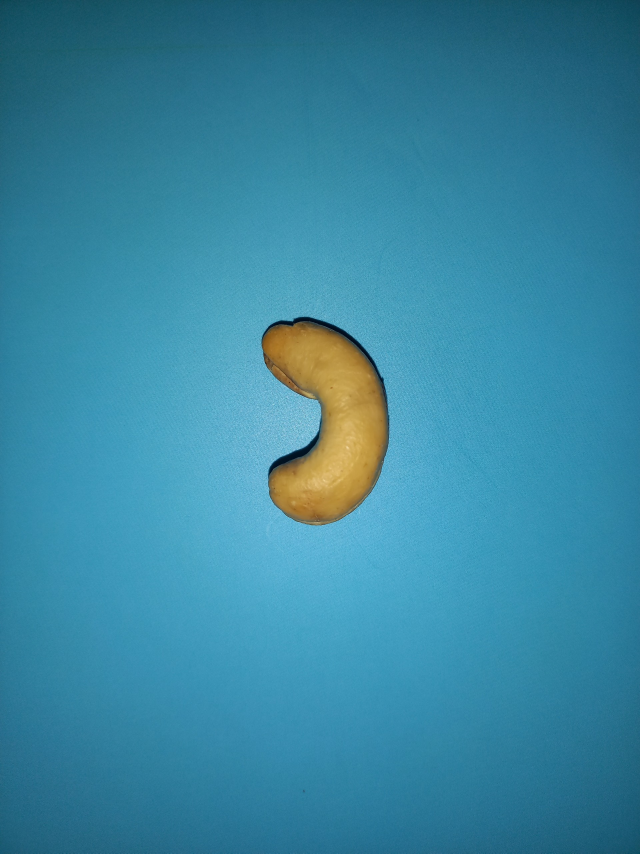
#> input picture computer_vision_cashew/data/nut/001_nut.jpg, 1920 x 2560 px, found by its file name (shown at 1/3 size)
$ jupyter execute --allow-errors 'Getting Started.ipynb'
#> lines starting #> are read from the running program, lines starting #| are printed output that depends on the picture; after the words box and inside, x2 and y2 are one past the last pixel; in counts of white or black regions, pixels touching at a corner belong together
[cell 1]
import matplotlib.pyplot as plt

from skimage.feature import hog
from skimage import data, exposure

[cell 2]
import matplotlib.pyplot as plt
from skimage import io, color, feature

# Đọc ảnh màu
img = io.imread("C:\\Users\\ThuyLe\\Desktop\\computer_vision_cashew\\data\\Nuts\\001_nut.jpg")
#> img is the input picture: shape (2560, 1920, 3); mean R, G, B 56.6, 134.9, 161.4

# Chuyển đổi ảnh màu sang ảnh xám
gray_img = color.rgb2gray(img)

# Trích xuất đặc trưng HOG
H = feature.hog(gray_img, orientations=9, pixels_per_cell=(8, 8),
                cells_per_block=(2, 2), transform_sqrt=True, block_norm="L2")

# Hiển thị ảnh gốc
plt.figure(figsize=(12, 6))
plt.subplot(121)
plt.imshow(img)
plt.title('Input image')
plt.axis('off')

# Hiển thị ma trận đặc trưng HOG dưới dạng ảnh grayscale
plt.subplot(122)
plt.imshow(H.reshape((gray_img.shape[0] // 8 - 1, gray_img.shape[1] // 8 - 1, 36))[..., 0],
           cmap='gray')
plt.title('HOG Feature Matrix')
plt.axis('off')

plt.tight_layout()
plt.show()
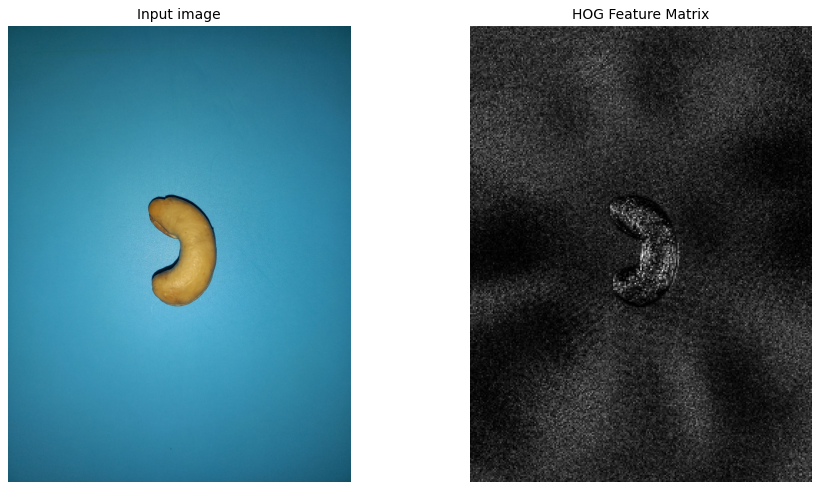
#> figure drawn by matplotlib, 2 panels

[cell 3]
import os
from skimage.feature import hog
from skimage import io, color
from sklearn import svm
from sklearn.model_selection import train_test_split

# Đường dẫn đến thư mục chứa thư mục con
parent_folder = 'C:\\Users\ThuyLe\\Desktop\\computer_vision_cashew\\data'

# Danh sách thư mục con (nut và shell)
sub_folders = ['nut', 'shell']

# Lưu trữ đặc trưng HOG và nhãn
hog_features = []
labels = []

# Duyệt qua các thư mục con
#> (the rest of this cell did not finish here and is left out)

#> (a cell that did not finish here is left out)

[cell 5]
# Huấn luyện mô hình SVM
model = svm.SVC()
#> (the rest of this cell did not finish here and is left out)

[cell 6]
import cv2
from skimage.feature import hog
from skimage import io, color
from sklearn import svm
from sklearn.model_selection import train_test_split
# Đường dẫn đến hình ảnh cần phân loại
test_image_path = 'C:\\Users\\ThuyLe\\Desktop\\computer_vision_cashew\\data\\test3.jpg'

# Đọc ảnh và tiền xử lý
test_image = cv2.imread(test_image_path)
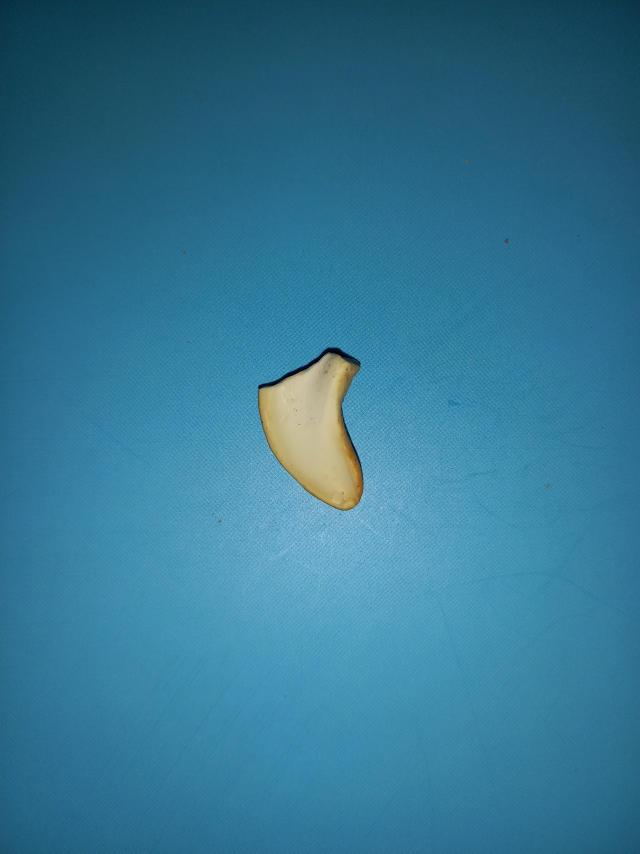
#> input picture computer_vision_cashew/data/TEST_FOLDER/test3.jpg, 1920 x 2560 px, found by its file name (shown at 1/3 size)
#> test_image is the input picture: shape (2560, 1920, 3); mean B, G, R 148.7, 119.1, 51.9
gray_test_image = cv2.cvtColor(test_image, cv2.COLOR_BGR2GRAY)
test_img_gauss = cv2.GaussianBlur(gray_test_image, (3, 3), 0)
_, test_img_binary = cv2.threshold(test_img_gauss, 150, 255, cv2.THRESH_BINARY)
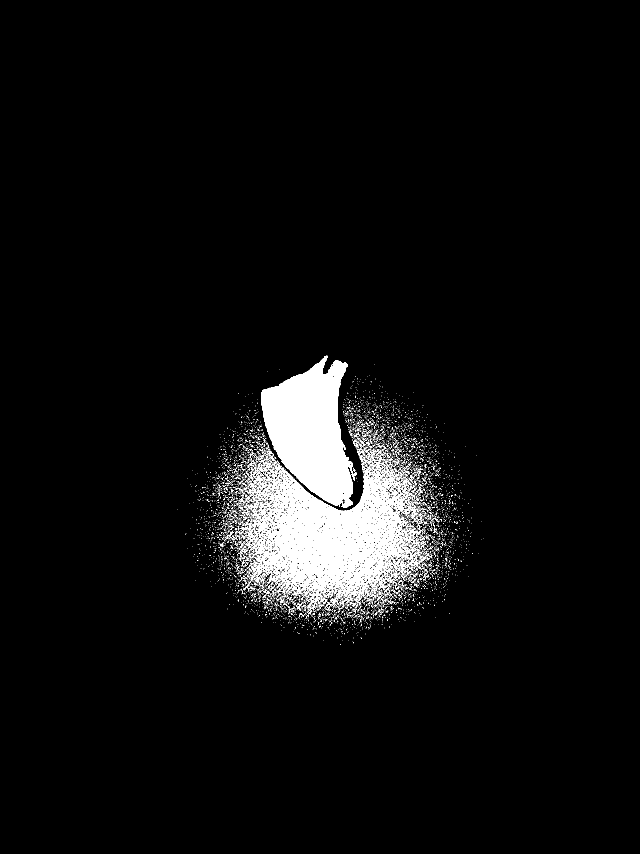
#> test_img_binary: shape (2560, 1920) (shown at 1/3 size); 3.9% white; 10052 white regions (9631 under 20 px), largest, box (x1, y1, x2, y2) and area: (784, 1067, 1059, 1524) 76618, (781, 1416, 1211, 1789) 60985, (796, 1469, 848, 1525) 776
#> `_, img_binary = cv2.threshold(img_gauss, 150, 255, cv2.THRESH_BINARY)`:
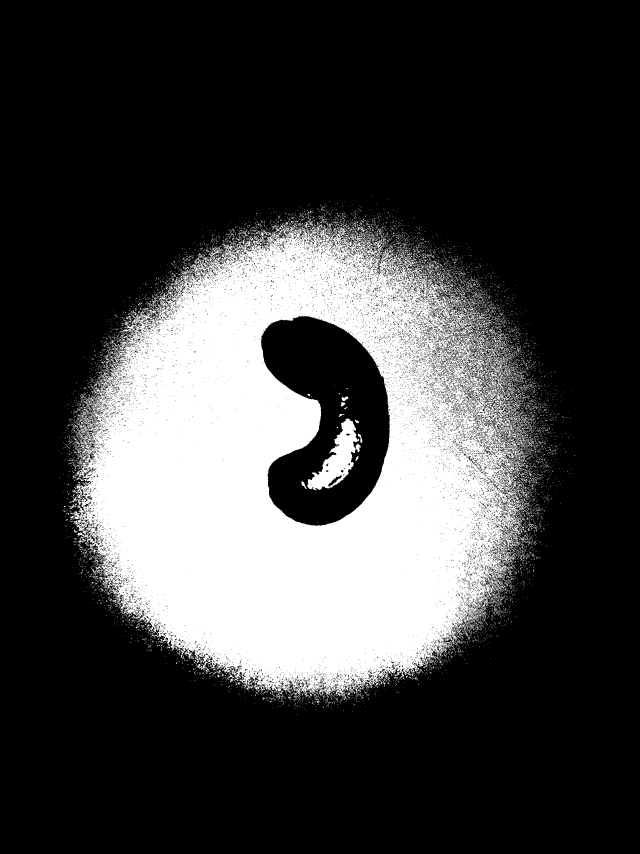
#> img_binary: shape (2560, 1920) (shown at 1/3 size); 25.2% white; 9930 white regions (9490 under 20 px), largest, box (x1, y1, x2, y2) and area: (210, 670, 1583, 2097) 1173529, (922, 1256, 1077, 1471) 13301, (1531, 1293, 1574, 1318) 317

# Trích xuất đặc trưng HOG cho ảnh test
test_hog_feature = hog(test_img_binary, orientations=9, pixels_per_cell=(8, 8),
                       cells_per_block=(2, 2), transform_sqrt=True, block_norm="L2")

# Sử dụng mô hình để dự đoán
#> (the rest of this cell did not finish here and is left out)

[cell 7]
import os
from skimage.feature import hog
from skimage import io, color
from sklearn import svm
from sklearn.model_selection import train_test_split
import cv2

# Đường dẫn đến thư mục chứa thư mục con
parent_folder = 'C:\\Users\\ThuyLe\\Desktop\\computer_vision_cashew\\data'

# Danh sách thư mục con (nut và shell)
sub_folders = ['nut', 'shell']

# Lưu trữ đặc trưng HOG và nhãn
hog_features = []
labels = []

# Duyệt qua các thư mục con
#> (the rest of this cell did not finish here and is left out)

[cell 8]
import os
from skimage.feature import hog
from skimage import io, color
from sklearn import svm
import cv2
import matplotlib.pyplot as plt

# Đường dẫn đến thư mục chứa thư mục con
parent_folder = 'C:\\Users\\ThuyLe\\Desktop\\computer_vision_cashew\\data'

# Danh sách thư mục con (nut và shell)
sub_folders = ['nut', 'shell']

# Lưu trữ đặc trưng HOG và nhãn
hog_features = []
labels = []

# Duyệt qua các thư mục con
#> (the rest of this cell did not finish here and is left out)

[cell 9]
# Đường dẫn đến ảnh bạn muốn dự đoán
test_image_path = 'C:\\Users\\ThuyLe\\Desktop\\computer_vision_cashew\\data\\test2.jpg'

# Đọc ảnh và tiền xử lý
test_image = cv2.imread(test_image_path)
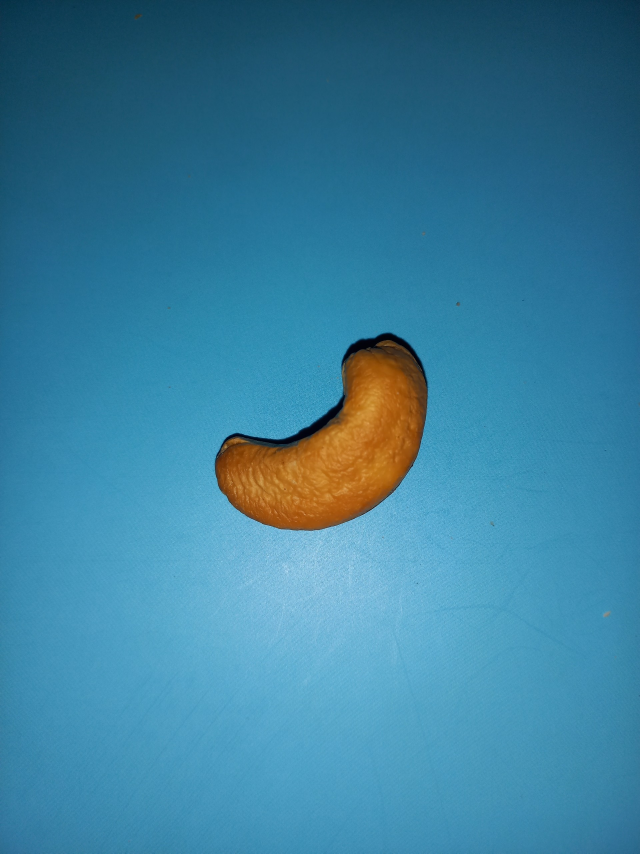
#> input picture computer_vision_cashew/data/TEST_FOLDER/test2.jpg, 1920 x 2560 px, found by its file name (shown at 1/3 size)
#> test_image is the input picture: shape (2560, 1920, 3); mean B, G, R 157.6, 127.9, 58.9
gray_test_image = cv2.cvtColor(test_image, cv2.COLOR_BGR2GRAY)
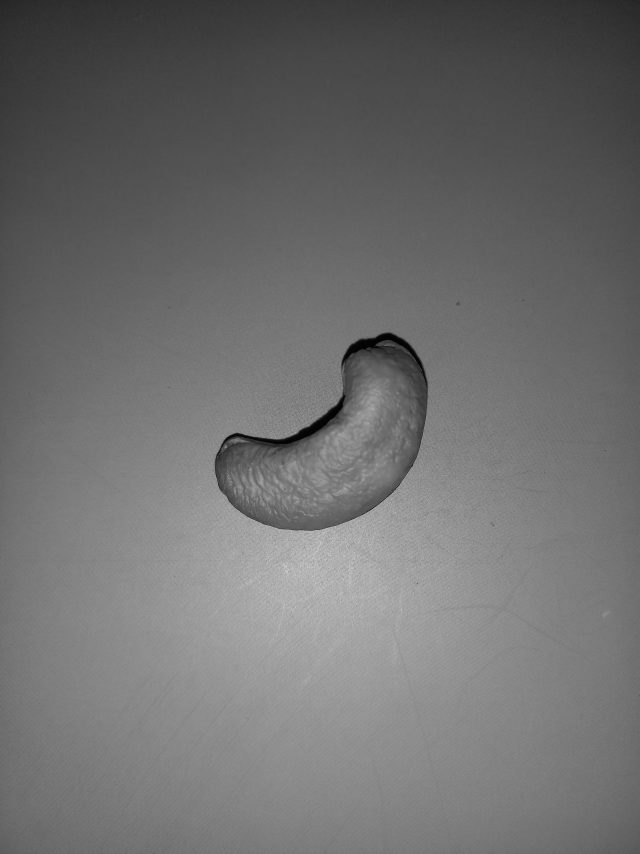
#> gray_test_image: shape (2560, 1920) (shown at 1/3 size); min 0, max 240, mean 110.6
test_img_gauss = cv2.GaussianBlur(gray_test_image, (3, 3), 0)
_, test_img_binary = cv2.threshold(test_img_gauss, 150, 255, cv2.THRESH_BINARY)
#> test_img_binary: shape (2560, 1920); 8.7% white; 5696 white regions (5381 under 20 px), largest, box (x1, y1, x2, y2) and area: (479, 1465, 1393, 2171) 392974, (1099, 1212, 1124, 1235) 307, (483, 1745, 528, 1769) 302
#> `gray_image = cv2.cvtColor(img, cv2.COLOR_BGR2GRAY)`:
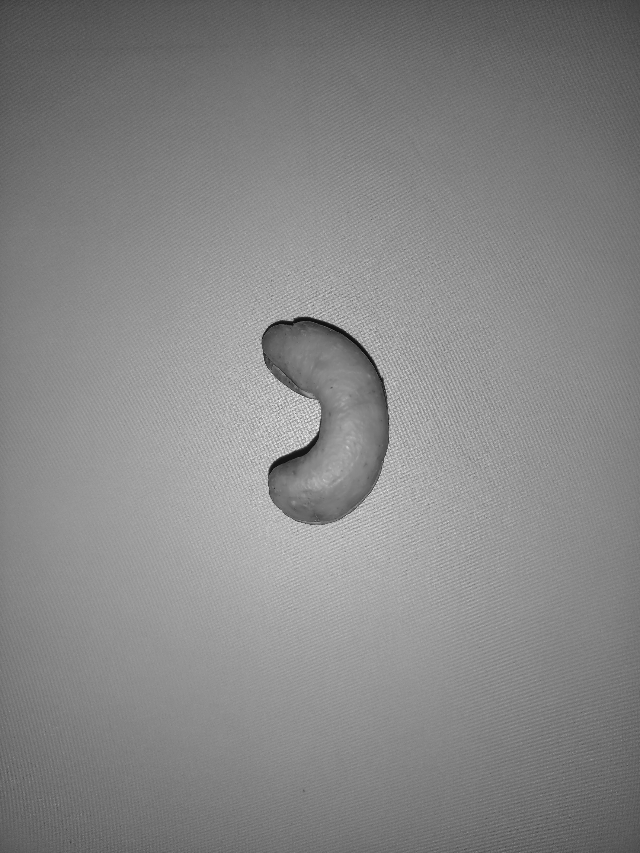
#> gray_image: shape (853, 640); min 8, max 243, mean 133.8
#> `edges = cv2.Canny(gray_image, 400, 450)`: edges: shape (853, 640); 0.11% white in thin lines or dots, all inside (x1, y1, x2, y2) = (261, 316, 390, 526)
#> `contours, _ = cv2.findContours(edges, cv2.RETR_EXTERNAL, cv2.CHAIN_APP..`: contours = 30 contours, 28 with area under 20; largest, box (x1, y1, x2, y2) and area: (261, 316, 389, 410) 50, (267, 414, 322, 477) 24
#> the loop `for cnt in contours:` made 30 passes
#> after the loop `for cnt in contours:`: max_area = 49.5
#> `max_x, max_y, max_w, max_h = max_box`: max_x = 261; max_y = 316; max_w = 128; max_h = 94
#> the loop `for cnt in contours:` made 30 passes
#> after the loop `for cnt in contours:`: hog_features = []
#> `edges = cv2.Canny(img, 300, 400)`:
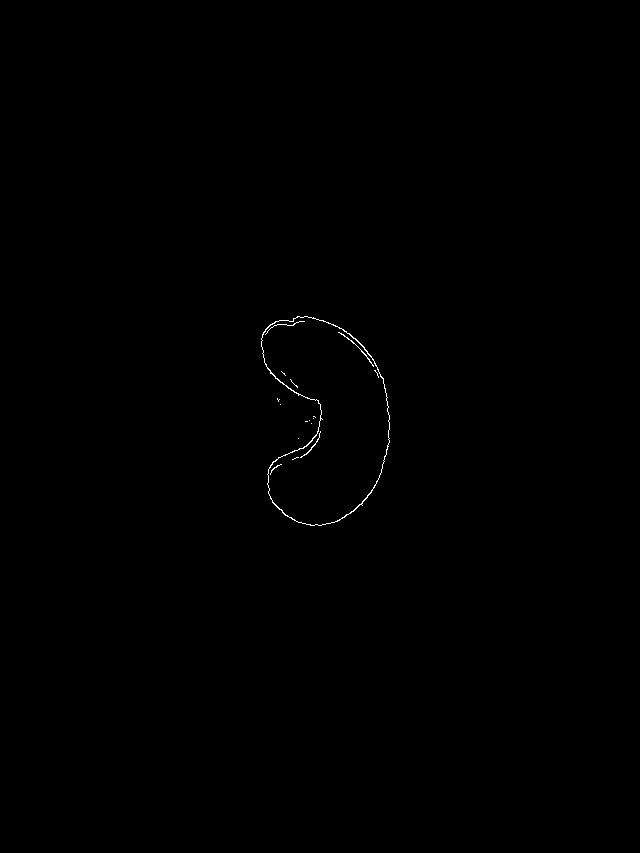
#> edges: shape (853, 640); 0.17% white in thin lines or dots, all inside (x1, y1, x2, y2) = (261, 316, 390, 526)
#> `contours, _ = cv2.findContours(edges, cv2.RETR_EXTERNAL, cv2.CHAIN_APP..`: contours = 9 contours, 8 with area under 20; largest, box (x1, y1, x2, y2) and area: (261, 316, 390, 526) 18156
#> the loop `for cnt in contours:` made 9 passes
#> after the loop `for cnt in contours:`: max_area = 18156.5
#> `x, y, w, h = max_box`: x = 261; y = 316; w = 129; h = 210
#> `center_x = x + w // 2`: center_x = 325
#> `center_y = y + h // 2`: center_y = 421
#> `new_x = center_x - (bb_h//2)`: new_x = 208
#> `new_y = center_y - (bb_w//2)`: new_y = 304
#> `roi = grayimg[new_y:new_y+bb_h, new_x:new_x+bb_w]`:
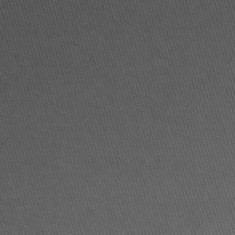
#> roi: shape (235, 235); min 77, max 118, mean 97.7

# Trích xuất đặc trưng HOG cho ảnh test
test_hog_feature = hog(test_img_binary, orientations=9, pixels_per_cell=(8, 8),
                       cells_per_block=(2, 2), transform_sqrt=True, block_norm="L2")

# Sử dụng mô hình để dự đoán
#> (the rest of this cell did not finish here and is left out)

[cell 10]
import os
from skimage.feature import hog
from skimage import io, color
from sklearn import svm
import cv2
import numpy as np
import matplotlib.pyplot as plt

# Đường dẫn đến thư mục chứa thư mục con
parent_folder = 'C:\\Users\\ThuyLe\\Desktop\\computer_vision_cashew\\data'

# Danh sách thư mục con (nut và shell)
sub_folders = ['nut', 'shell']

# Lưu trữ đặc trưng HOG và nhãn
hog_features = []
labels = []

# Duyệt qua các thư mục con
#> (the rest of this cell did not finish here and is left out)

# BẮT ĐẦU TỪ ĐÂY

[cell 11]
import os
from skimage.feature import hog
from skimage import io, color
from sklearn import svm
from sklearn.model_selection import train_test_split
import cv2
import matplotlib.pyplot as plt

# img = cv2.imread('C:\\Users\\ThuyLe\\Desktop\\computer_vision_cashew\\data\\shell\\032_shell.jpg')
#img = cv2.imread('C:\\Users\\ThuyLe\\Desktop\\computer_vision_cashew\\data\\nut\\033_nut.jpg')

# Đường dẫn đến thư mục chứa thư mục con
parent_folder = 'C:\\Users\\ThuyLe\\Desktop\\computer_vision_cashew\\data'

# Danh sách thư mục con (nut và shell)
sub_folders = ['nut', 'shell']

# Lưu trữ đặc trưng HOG và nhãn
hog_features = []
labels = []

# Duyệt qua các thư mục con
#> (the rest of this cell did not finish here and is left out)
